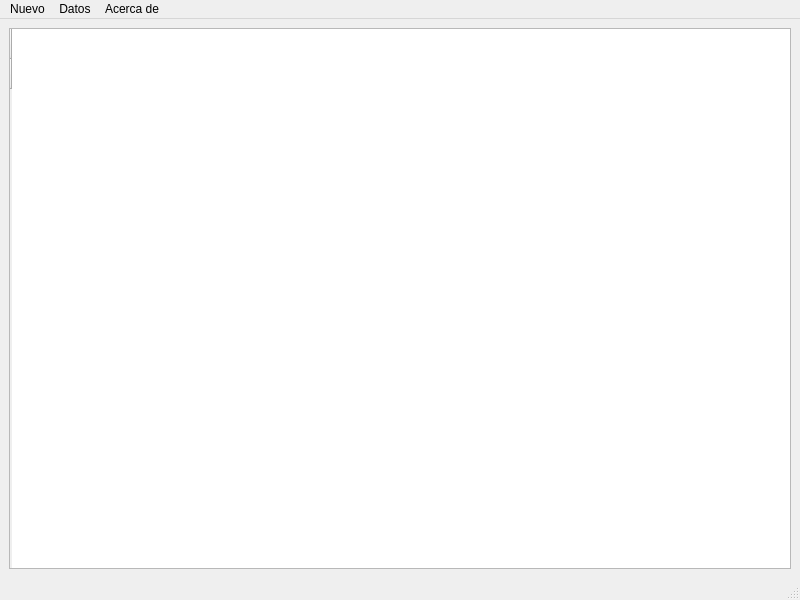
<?xml version="1.0" encoding="UTF-8"?>
<ui version="4.0">
 <class>CuadroNotas</class>
 <widget class="QMainWindow" name="CuadroNotas">
  <property name="geometry">
   <rect>
    <x>0</x>
    <y>0</y>
    <width>800</width>
    <height>600</height>
   </rect>
  </property>
  <property name="windowTitle">
   <string>CuadroNotas</string>
  </property>
  <widget class="QWidget" name="centralwidget">
   <layout class="QVBoxLayout" name="verticalLayout">
    <item>
     <widget class="QTableWidget" name="tableWidget">
      <row>
       <property name="text">
        <string/>
       </property>
      </row>
      <row>
       <property name="text">
        <string/>
       </property>
      </row>
     </widget>
    </item>
   </layout>
  </widget>
  <widget class="QMenuBar" name="menubar">
   <property name="geometry">
    <rect>
     <x>0</x>
     <y>0</y>
     <width>800</width>
     <height>21</height>
    </rect>
   </property>
   <widget class="QMenu" name="menuNuevo">
    <property name="title">
     <string>Nuevo</string>
    </property>
    <addaction name="actionIngresar_Datos"/>
   </widget>
   <widget class="QMenu" name="menuAcerca_de">
    <property name="title">
     <string>Acerca de</string>
    </property>
    <addaction name="actionLinks"/>
   </widget>
   <widget class="QMenu" name="menuDatos">
    <property name="title">
     <string>Datos</string>
    </property>
    <addaction name="actionArchivos"/>
    <addaction name="actionCargar_Datos"/>
   </widget>
   <addaction name="menuNuevo"/>
   <addaction name="menuDatos"/>
   <addaction name="menuAcerca_de"/>
  </widget>
  <widget class="QStatusBar" name="statusbar"/>
  <action name="actionArchivos">
   <property name="text">
    <string>Guardar Datos</string>
   </property>
   <property name="shortcut">
    <string>Ctrl+L</string>
   </property>
  </action>
  <action name="actionLinks">
   <property name="text">
    <string>Link a GitHub</string>
   </property>
  </action>
  <action name="actionIngresar_Datos">
   <property name="text">
    <string>Ingresar Datos</string>
   </property>
   <property name="shortcut">
    <string>Ctrl+N</string>
   </property>
  </action>
  <action name="actionCargar_Datos">
   <property name="text">
    <string>Cargar Datos</string>
   </property>
   <property name="shortcut">
    <string>Ctrl+Ñ</string>
   </property>
  </action>
 </widget>
 <resources/>
 <connections/>
</ui>
